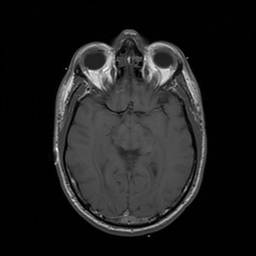
%> input picture Lab6/FunctionsAndData/t1.jpg, 256 x 256 px
$ octave Lab6.m   (GNU Octave 9; MATLAB toolbox functions it lacks are replaced by stand-ins)
%> lines starting %> are read from the running program, lines starting %| are printed output that depends on the picture
%% Lab Num              6
%% modified             1400/09/17
%% Navid Naderi         96102556
%% Amirhossein Asadian  96101187
%% Initialize
clc; clear; close all;

addpath(genpath('S1_Q1_utils'));
addpath(genpath('S1_Q2_utils'));
addpath(genpath('S1_Q3_utils'));
addpath(genpath('S1_Q4_utils'));
addpath(genpath('S1_Q5_utils'));

%% Q1


S1_Q1 = imread('t1.jpg');
%> S1_Q1 is the input picture: size 256x256x3 uint8; min 0, max 255, mean 29.6
imshow(S1_Q1)
title('T1.jpg')

%%
img = S1_Q1(:, :, 1);

n = 1024;
y = fft(img(128, :), n);
m = abs(y);
%> m = 1024 values, max 10980 at index 1, min 0.898 at index 466, mean 266.4
p = unwrap(angle(y));
%> p = 1024 values, max 0 at index 1, min -652.7 at index 1024, mean -326.4
f = (0: length(y) -1) * 100 / length(y);
%> f = 1024 values from 0 to 99.9

subplot (2,1,1)
plot (f, m)
title ( 'Magnitude' )
ax = gca;
ax.XTick = [15 40 60 85];

subplot (2,1,2)
plot (f, p * 180 / pi)
title ( 'Phase' )
ax = gca;
ax.XTick = [15 40 60 85];
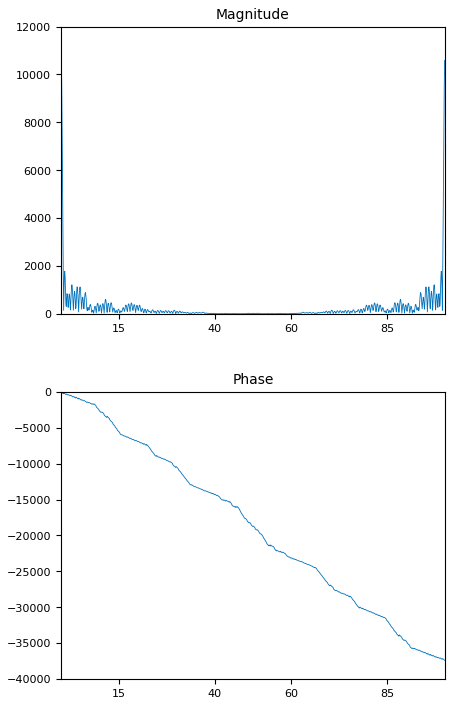
%> figure redrawn from the program's plot data, 2 panels; panel 1: curve peaks at x = 0, y = 10980; panel 2: curve peaks at x = 0, y = 0

%%
img2D = double(img);
fft_img = fft2(img2D);

% imshow(log(abs(fftshift(fft_img))));
figure()
subplot(1, 2, 1)
imshow(img)
title('The Original Image');
subplot(1, 2, 2)
imagesc(log10(abs(fftshift(fft_img))));
title('log - abs - fftshift');

figure()
subplot(1, 2, 1)
imshow(img)
title('The Original Image');
subplot(1, 2, 2)
imagesc(log10(abs((fft_img))));
title('log - abs');
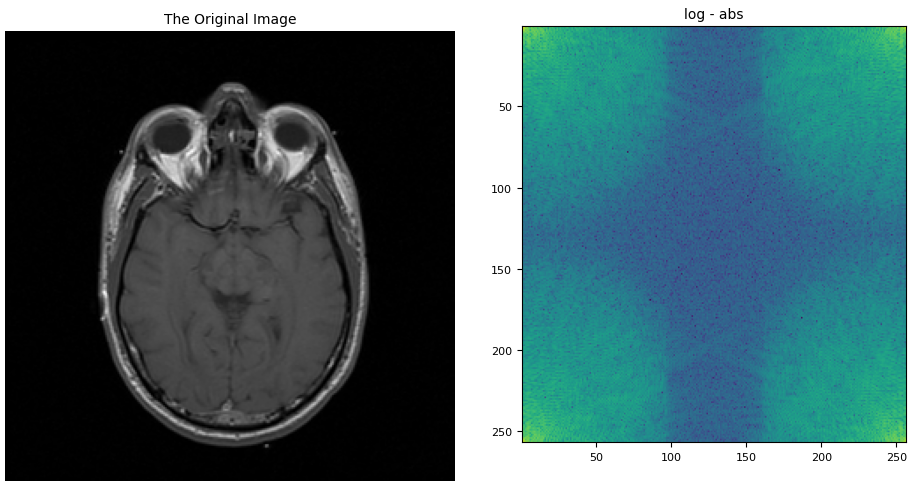
%> figure redrawn from the program's plot data, 2 panels

%% Q2

imageSize = size(zeros(256,256));
ci = [256/2, 256/2, 15];     % center and radius of circle ([c_row, c_col, r])
[xx,yy] = ndgrid((1:imageSize(1))-ci(1),(1:imageSize(2))-ci(2));
G = double((xx.^2 + yy.^2) < ci(3)^2);
imshow(G);
axis('on', 'image');
title('G');

F = (zeros(256,256));
F(100, 50) = 1;
F(120, 48) = 2;

subplot(1, 3, 1)
imshow(G)
title('G');
subplot(1, 3, 2)
imshow(F)
title('F');
subplot(1, 3, 3)

CFG = (conv2(F, G, 'same'));
CFG = CFG./max(max(CFG));
imshow(CFG)
title('Convolution of F and G');

%%

S1_Q2 = imread('pd.jpg');
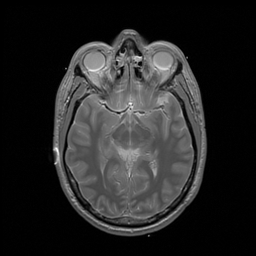
%> input picture Lab6/FunctionsAndData/pd.jpg, 256 x 256 px
%> S1_Q2 is the input picture: size 256x256x3 uint8; min 0, max 255, mean 38

img2 = S1_Q2(:, :, 1);

subplot(1, 2, 1)
imshow(img2)
title('Image 2');
subplot(1, 2, 2)
CFG = conv2((img2), (G),'same');
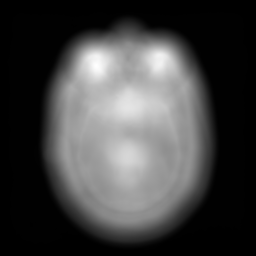
%> CFG: size 256x256 double; min 47, max 101803, mean 26484.9; drawn with min black and max white
CFG = CFG./max(max(CFG));
imshow((CFG))
title('Convolution of Image 2 and G');

%% Q3

S1_Q3 = imread('ct.jpg');
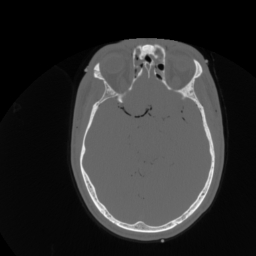
%> input picture Lab6/FunctionsAndData/ct.jpg, 256 x 256 px
%> S1_Q3 is the input picture: size 256x256x3 uint8; min 0, max 247, mean 45.9
% subplot(2,1,1)
% imshow(S1_Q2);
k = fft2(S1_Q3(:, :, 1));
k = fftshift(k);
k = padarray(k,[256, 256]/8,'both');
k = ifftshift(k);
mat2 = ifft2(k);
% subplot(2,1,2)
% imshow(mat2);

subplot(1,2,1); imshow(real(mat2)); title('real part')
subplot(1,2,2); imshow(imag(mat2)); title('imaginary part')

%% Q4_1

S1_Q4 = imread('ct.jpg');
img3 = S1_Q4(:, :, 1);
H=fftshift(fft2(img3)); %// Compute 2D Fourier Transform
x0=40; %// Define shifts
y0=20;

[xF,yF] = meshgrid((1:256)-128,(1:256)-128);

H=H.*exp(-1i*2*pi.*(xF*x0+yF*y0)/256);

figure()
plot(abs(fft(exp(-1i*2*pi.*(xF*x0+yF*y0)/256))));
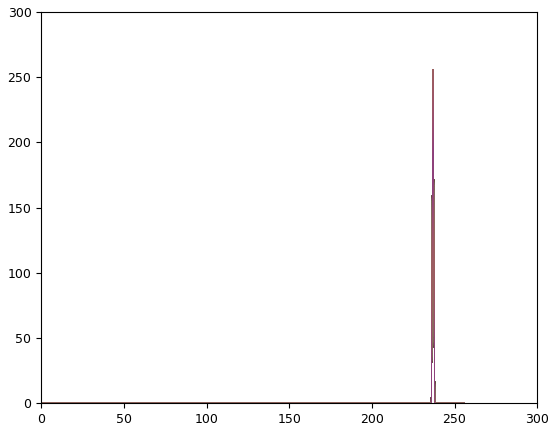
%> figure redrawn from the program's plot data; curve peaks at x = 237, y = 256

IF_image=ifft2(ifftshift(H));
IF_image = IF_image / max(max(IF_image));

figure;
subplot(1,2,1);
imshow(img3);
subplot(1,2,2);
imshow(real(IF_image));
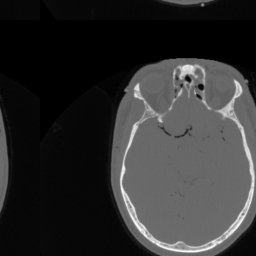
%> displayed picture: size 256x256, on the screen's scale of 0 to 255; min 0, max 255, mean 47.3

%% Q4_2

F = fftshift(fft2(ifftshift(img3)));
%> (the run ends here)
